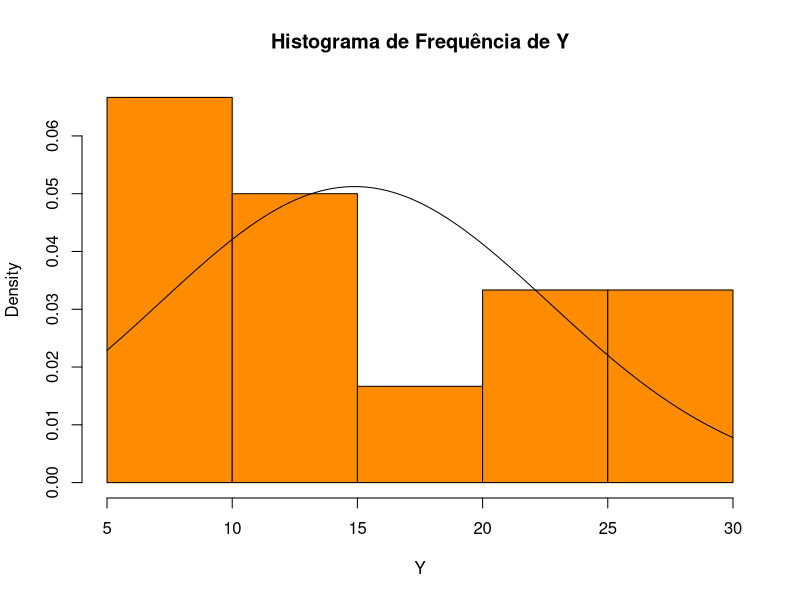
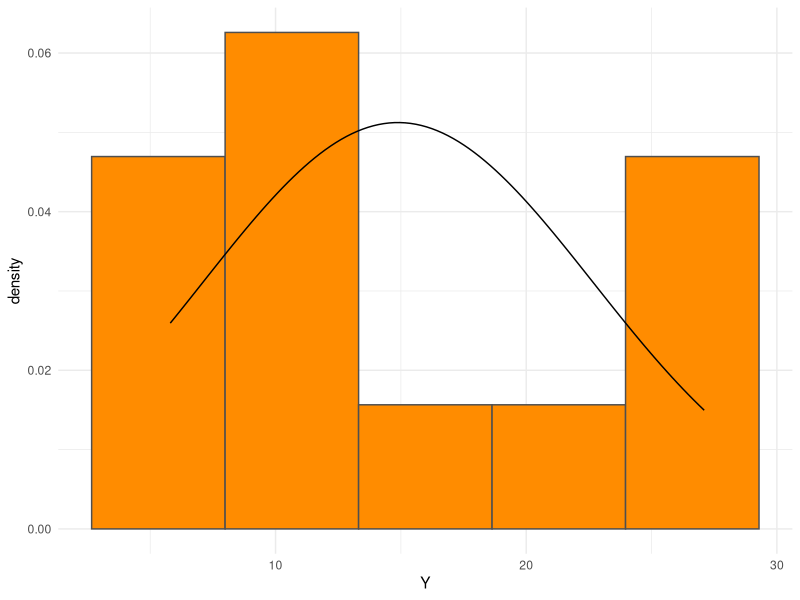
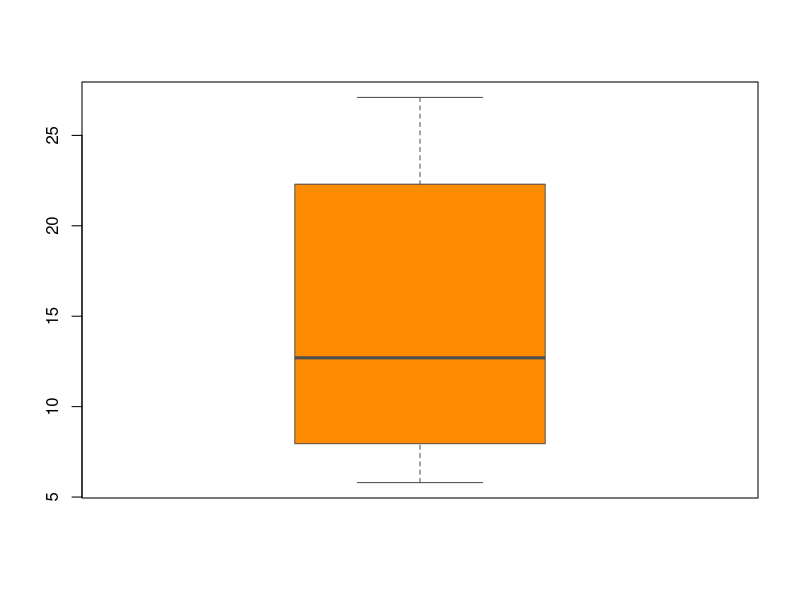
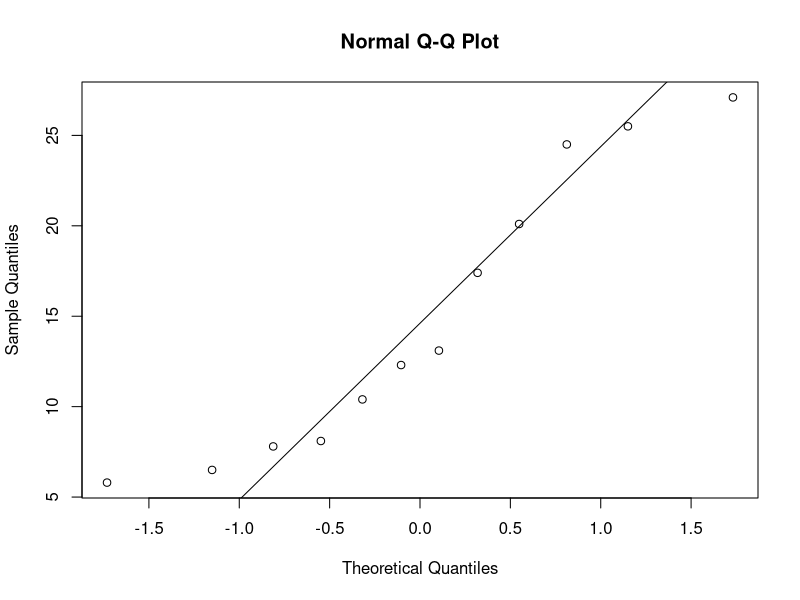
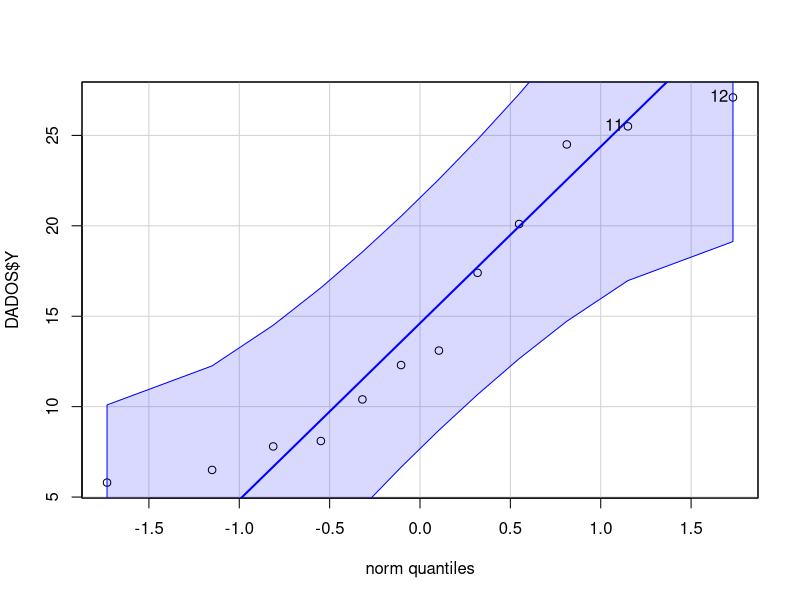

These figures' R source, in order:
#LIMPAR MEMORIA
rm(list=ls(all=TRUE))

# PACOTES

if(!require(readxl)){install.packages("readxl")}
if(!require(ggplot2)){install.packages("ggplot2")}
if(!require(ggpubr)){install.packages("ggpubr")}
if(!require(car)){install.packages("car")}
if(!require(fBasics)){install.packages("fBasics")}

#-------------------------------------------------------------------------------
#                            CARREGANDO DADOS
#-------------------------------------------------------------------------------

DADOS <- read_excel("DADOS.xlsx")

#-------------------------------------------------------------------------------
#                 AVALIANDO DISTRIBUICAO GRAFICAMENTE
#-------------------------------------------------------------------------------
# 1º OPÇÃO

hist(DADOS$Y,
     col = "#FF8C00",
     freq = F,
     main = "Histograma de Frequência de Y",
     xlab= "Y"
     )
curve(dnorm(x, mean = mean(DADOS$Y), sd = sd(DADOS$Y)), add = T)

#2º OPÇÃO GGPLOT

ggplot(DADOS)+
  aes(x = Y)+
  geom_histogram(fill= "#FF8C00",
                 col= "#4F4F4F",
                 bins = 5,
                 aes(y =..density..))+
  theme_minimal()+
  stat_function(fun = dnorm, args = list(mean = mean(DADOS$Y), sd=sd(DADOS$Y)))

# BOXPLOT

boxplot(DADOS$Y,
        col = "#FF8C00",
        border = "#4F4F4F",
        horizontal = F,
        notch = F
)

basicStats(DADOS$Y) # RESUMO ESTATISTICO BASICO

#-------------------------------------------------------------------------------
#                      AVALIANDO NORMALIDADE
#-------------------------------------------------------------------------------
summary(DADOS$Y)
shapiro.test(DADOS$Y)
qqnorm(DADOS$Y)
qqline(DADOS$Y)
qqPlot(DADOS$Y, dist='norm',envelope=.95)


#                                NOTA
# DADOS APRESENTAM NORMALIDADE##
# CASO SEUS DADOS NAO APRESENTAM DISTRIBUICAO NORMAL, VOCE DEVERA NORMALIZAR,
# CASO AO CONTRARIO VERIFICAR O MOTIVO
# CASO SEUS DADOS TENHAM ESSA TENDENCIA DE ANORMALIDADE NA DISTRIBUICAO, UTILIZE
# METODOS NAO - PARAMETRICOS PARA SUAS ANALISES ESTATISTICAS
#-------------------------------------------------------------------------------

#                   AVALIANDO ERRO AMOSTRAL DO EXPERIMENTO

## VERIFICAR SE SEU NUMERO DE AMOSTRA E SUFICIENTE PARA ANALISES ESTATISTICA CONFIAVEL

t=2.20009 # VALOR T - GRAU DE LIBERDADE (12-1 = 11) E ALFA 5%
ERRO_PADRAO_DA_MEDIA = 2.34/sqrt(12) # (desvio padrao/raiz(nº de amostra)) # verificar informacao no resumo estatistico do basicStasts
media=mean(DADOS$Y)
ERRO_AMOSTRAL = (ERRO_PADRAO_DA_MEDIA*t/media)*100

ERRO_AMOSTRAL
#-------------------------------------------------------------------------------
#                                NOTA
## O NUMERO DE AMOSTRAS FORAM SUFICIENTES, A NIVEL DE 5% DE PROBILIDADE COM ERRO
# INFERIOR A 10%
#-------------------------------------------------------------------------------
